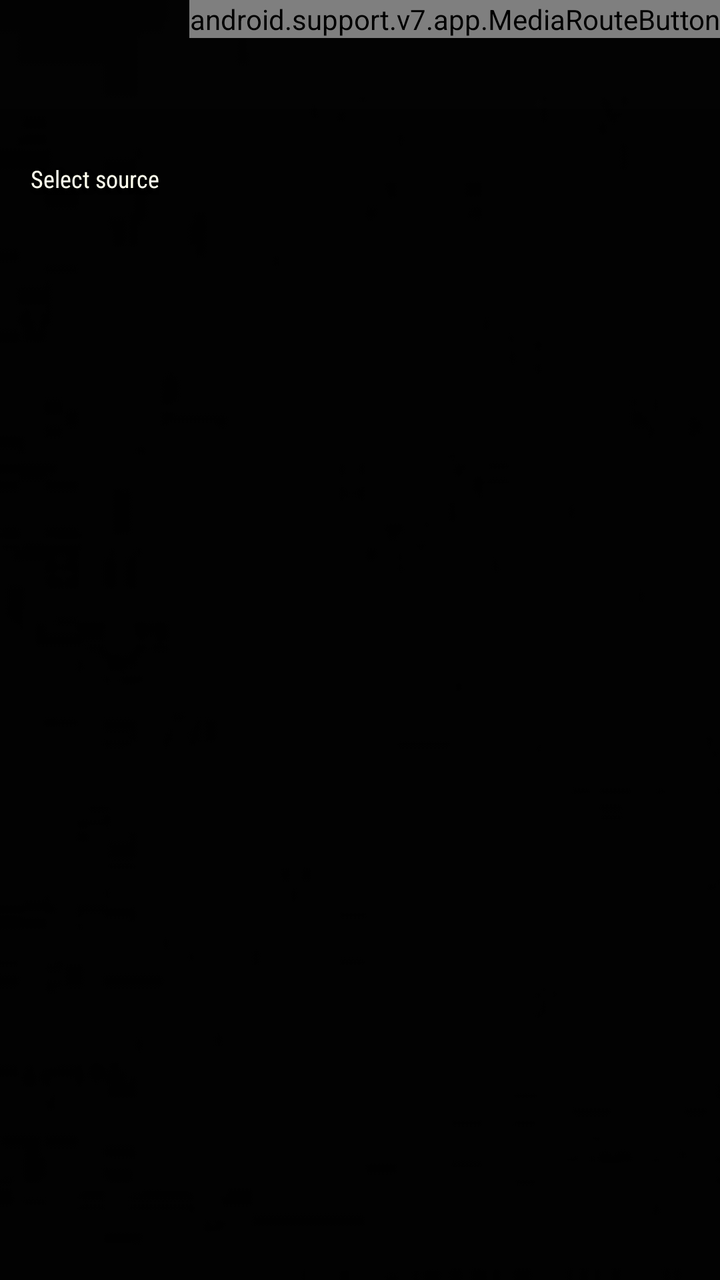
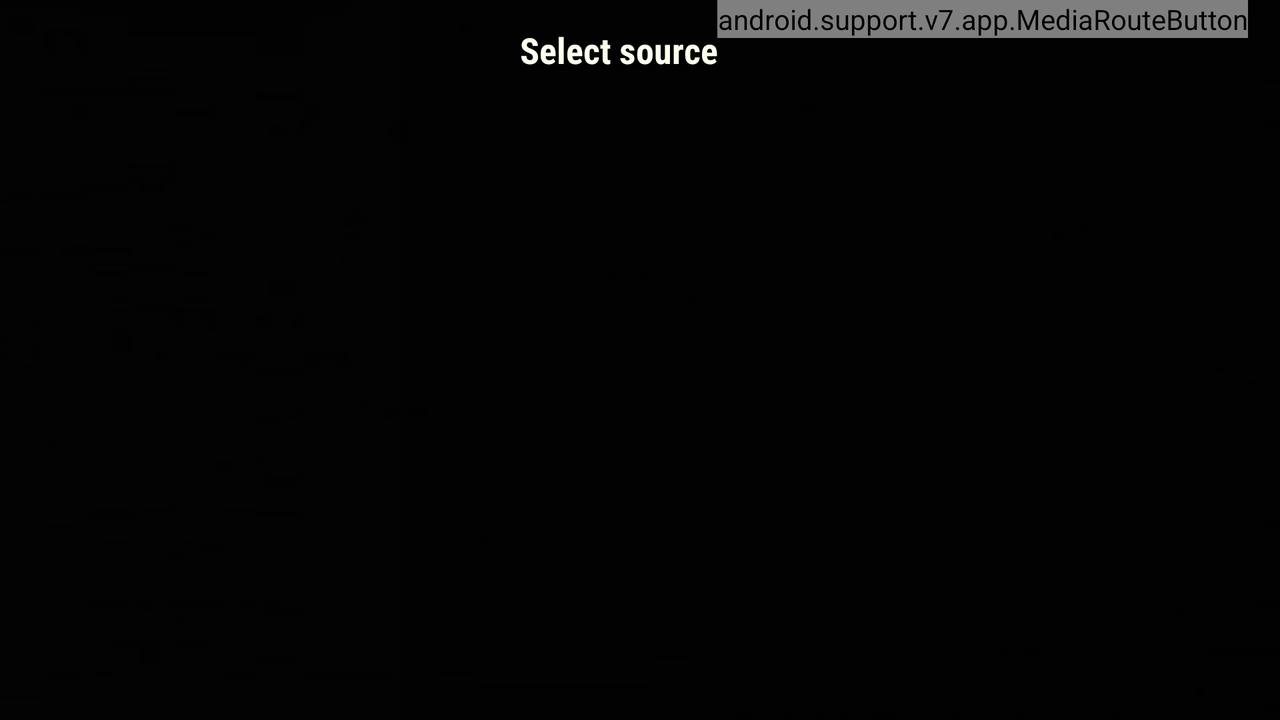

The same Android screen from two of the app's own layout files: first res/layout/ as a phone draws it, then the repository's variant for another configuration, drawn on a device whose configuration selects that folder. Both files follow.
<!-- AndroidManifest.xml: application theme AppTheme -->
<!-- res/layout/activity_source_list.xml -->
<?xml version="1.0" encoding="utf-8"?>
<RelativeLayout android:id="@id/activity_source_list" android:layout_width="fill_parent" android:layout_height="fill_parent"
  xmlns:android="http://schemas.android.com/apk/res/android" xmlns:app="http://schemas.android.com/apk/res-auto">
    <ImageView android:id="@id/backdropImage" android:layout_width="fill_parent" android:layout_height="fill_parent" android:src="@drawable/poster" android:scaleType="centerCrop" />
    <View android:id="@id/overlay" android:background="@color/gray_overlay" android:layout_width="fill_parent" android:layout_height="fill_parent" />
    <RelativeLayout android:layout_width="fill_parent" android:layout_height="fill_parent" android:layout_above="@id/castMiniController">
        <RelativeLayout android:id="@id/media_info_panel" android:padding="10.0dip" android:layout_width="fill_parent" android:layout_height="wrap_content" android:layout_below="@id/breadcrumb" android:layout_alignParentTop="true" android:layout_alignParentStart="true">
            <TextView android:id="@id/movie_name" android:layout_marginBottom="5.0dip" style="@style/MediaTitleText" />
            <RelativeLayout android:gravity="start" android:layout_gravity="start" android:orientation="horizontal" android:id="@id/media_poster_container" android:layout_width="wrap_content" android:layout_height="wrap_content" android:layout_marginBottom="5.0dip" android:layout_below="@id/movie_name">
                <ImageView android:id="@id/movie_poster" android:visibility="gone" style="@style/MovieSources_Poster" />
                <ImageView android:id="@id/show_poster" android:visibility="gone" style="@style/ShowSources_Poster" />
                <RelativeLayout android:id="@id/rating_container" android:visibility="gone" android:layout_width="@dimen/rate_star_height" android:layout_height="@dimen/rate_star_height" android:layout_alignParentTop="true">
                    <ImageView android:paddingBottom="5.0dip" android:layout_width="fill_parent" android:layout_height="@dimen/rate_star_height" android:src="@drawable/star_icon" android:scaleType="fitXY" />
                    <TextView android:textSize="@dimen/rate_star_textsize" android:textStyle="bold" android:textColor="#ff111111" android:gravity="center" android:id="@id/rating" android:layout_width="fill_parent" android:layout_height="fill_parent" android:fontFamily="sans-serif" />
                </RelativeLayout>
            </RelativeLayout>
            <LinearLayout android:orientation="vertical" android:id="@id/media_info_container" android:layout_width="wrap_content" android:layout_height="wrap_content" android:layout_below="@id/movie_name" android:layout_alignBottom="@id/media_poster_container" android:layout_marginStart="5.0dip" android:layout_toEndOf="@id/media_poster_container" android:layout_alignParentEnd="true">
                <TextView android:textStyle="bold" android:id="@id/episode_name" android:visibility="gone" android:layout_marginBottom="5.0dip" style="@style/MediaOverviewText" />
                <ScrollView android:layout_width="fill_parent" android:layout_height="wrap_content">
                    <TextView android:id="@id/movie_synopsis" android:scrollbars="vertical" style="@style/MediaOverviewText" />
                </ScrollView>
            </LinearLayout>
        </RelativeLayout>
        <LinearLayout android:orientation="vertical" android:id="@id/source_list_container" android:background="#66000000" android:layout_width="fill_parent" android:layout_height="wrap_content" android:layout_below="@id/media_info_panel" android:layout_alignParentBottom="true" android:layout_alignParentStart="true" android:layout_alignParentEnd="true">
            <RelativeLayout android:layout_gravity="end|center" android:padding="10.0dip" android:layout_width="fill_parent" android:layout_height="70.0dip">
                <LinearLayout android:gravity="start|center" android:layout_gravity="center" android:orientation="horizontal" android:id="@id/upperloading" android:visibility="gone" android:layout_width="wrap_content" android:layout_height="fill_parent" android:layout_alignParentTop="true" android:layout_alignParentBottom="true" android:layout_toStartOf="@id/sourcesTitle" android:layout_alignParentStart="true">
                    <io.netopen.hotbitmapgg.library.view.RingProgressBar android:id="@id/upper_loading_progress" android:layout_width="30.0dip" android:layout_height="30.0dip" app:max="60" app:ringColor="@color/black_overlay_text_color" app:ringProgressColor="@color/colorAccent" app:ringWidth="3.0dip" app:style="STROKE" app:textColor="@color/black_overlay_text_color" app:textIsShow="false" app:textSize="12.0sp" />
                    <TextView android:textSize="@dimen/media_info_overview_size" android:textStyle="normal" android:gravity="start|center" android:id="@id/upper_loading_message" android:layout_width="wrap_content" android:layout_marginStart="5.0dip" style="@style/MediaOverviewText" />
                </LinearLayout>
                <ImageButton android:id="@id/sortSources" android:background="@drawable/button_selector" android:visibility="gone" android:layout_width="40.0dip" android:layout_height="40.0dip" android:src="@drawable/ic_sort_white_36dp" android:scaleType="centerInside" android:layout_centerVertical="true" android:onClick="sortSources" android:layout_marginStart="5.0dip" android:layout_alignParentEnd="true" />
                <TextView android:gravity="end|center" android:id="@id/sourcesTitle" android:layout_width="wrap_content" android:layout_height="fill_parent" android:text="@string/select_source" android:layout_alignParentTop="true" android:layout_alignParentBottom="true" android:layout_marginStart="5.0dip" android:layout_toStartOf="@id/sortSources" style="@style/MediaOverviewText" />
            </RelativeLayout>
            <LinearLayout android:gravity="center" android:layout_gravity="center" android:orientation="vertical" android:id="@id/fetchProgress" android:visibility="gone" android:layout_width="fill_parent" android:layout_height="fill_parent">
                <ProgressBar android:id="@id/fetchProgressBar" android:layout_width="50.0dip" android:layout_height="50.0dip" android:layout_marginBottom="10.0dip" />
                <TextView android:textSize="@dimen/media_info_overview_size" android:textStyle="normal" android:gravity="center_horizontal" android:id="@id/task_name" style="@style/MediaOverviewText" />
            </LinearLayout>
            <LinearLayout android:gravity="center" android:layout_gravity="center" android:orientation="vertical" android:id="@id/error_notification" android:padding="5.0dip" android:visibility="gone" android:layout_width="fill_parent" android:layout_height="fill_parent">
                <ImageView android:id="@id/error_icon" android:layout_width="35.0dip" android:layout_height="35.0dip" android:layout_marginBottom="5.0dip" android:src="@drawable/error_icon" />
                <TextView android:textSize="@dimen/media_info_overview_size" android:textStyle="normal" android:gravity="center" android:id="@id/error_message" android:layout_width="fill_parent" android:layout_height="wrap_content" />
                <LinearLayout android:orientation="horizontal" android:layout_width="wrap_content" android:layout_height="wrap_content" android:layout_marginTop="5.0dip">
                    <Button android:id="@id/continue_button" android:visibility="gone" android:layout_width="wrap_content" android:layout_height="wrap_content" android:layout_marginEnd="5.0dip" style="@style/OutlineButton" />
                    <Button android:id="@id/retry_button" android:visibility="gone" android:layout_width="wrap_content" android:layout_height="wrap_content" android:layout_marginStart="5.0dip" style="@style/OutlineButton" />
                </LinearLayout>
            </LinearLayout>
            <ExpandableListView android:id="@id/sourceList" android:visibility="gone" android:scrollbars="vertical" android:layout_width="fill_parent" android:layout_height="fill_parent" android:listSelector="@drawable/button_selector_fixed" android:divider="@null" android:dividerHeight="5.0dip" />
        </LinearLayout>
        <include android:id="@id/downloadBarButton" android:layout_width="48.0dip" android:layout_height="48.0dip" android:layout_alignParentTop="true" android:layout_toStartOf="@id/media_route_button" layout="@layout/downloads_button" />
        <android.support.v7.app.MediaRouteButton android:id="@id/media_route_button" android:background="@drawable/button_selector" android:layout_width="wrap_content" android:layout_height="wrap_content" android:layout_alignParentTop="true" android:layout_alignParentEnd="true" />
    </RelativeLayout>
    <ViewStub android:id="@id/cast_minicontroller" android:layout="@layout/cast_controller" android:layout_width="fill_parent" android:layout_height="wrap_content" android:layout_alignParentBottom="true" />
</RelativeLayout>
<!-- res/layout/downloads_button.xml (included above) -->
<?xml version="1.0" encoding="utf-8"?>
<RelativeLayout android:background="@drawable/button_selector" android:padding="5.0dip" android:focusable="true" android:visibility="gone" android:clickable="true" android:layout_width="48.0dip" android:layout_height="48.0dip"
  xmlns:android="http://schemas.android.com/apk/res/android">
    <ImageView android:id="@id/downloadImg" android:layout_width="48.0dip" android:layout_height="48.0dip" android:src="@drawable/downloads_icon" android:scaleType="centerInside" android:adjustViewBounds="false" />
    <TextView android:textSize="12.0sp" android:textStyle="bold" android:gravity="center" android:id="@id/downloadBadge" android:background="@drawable/badge_circle" android:visibility="gone" android:layout_width="wrap_content" android:layout_height="wrap_content" android:layout_alignTop="@id/downloadImg" android:layout_alignEnd="@id/downloadImg" />
</RelativeLayout>
<!-- res/layout/cast_controller.xml (included above) -->
<?xml version="1.0" encoding="utf-8"?>
<fragment android:id="@id/castMiniController" android:visibility="gone" android:layout_width="fill_parent" android:layout_height="wrap_content" class="com.google.android.gms.cast.framework.media.widget.MiniControllerFragment"
  xmlns:android="http://schemas.android.com/apk/res/android" />
<!-- resources referenced by this layout -->
<resources>
  <color name="black_overlay_text_color">#ffffffee</color>
  <color name="colorAccent">#ff4db6f2</color>
  <color name="gray_overlay">#88000000</color>
  <dimen name="media_info_overview_size">12.0sp</dimen>
  <dimen name="rate_star_height">25.0dip</dimen>
  <dimen name="rate_star_textsize">8.0sp</dimen>
  <string name="select_source">Select source</string>
  <color name="colorAccent2">#d74db6ac</color>
  <dimen name="media_info_title_size">18.0sp</dimen>
  <style name="DialogStyle" parent="@style/Theme.AppCompat.Dialog.Alert" />
  <color name="colorPrimary">#ffcfd8db</color>
  <style name="Theme.AppCompat" parent="@style/Base.Theme.AppCompat" />
  <style name="Theme.AppCompat.Dialog.Alert" parent="@style/Base.Theme.AppCompat.Dialog.Alert" />
  <style name="TextAppearance.AppCompat.Caption" parent="@style/Base.TextAppearance.AppCompat.Caption" />
  <style name="TextAppearance.AppCompat.Subhead" parent="@style/Base.TextAppearance.AppCompat.Subhead" />
  <style name="TextAppearance.CastMiniController.Subtitle" parent="@android:style/TextAppearance.Small" />
  <style name="TextAppearance.CastMiniController.Title" parent="@android:style/TextAppearance.Medium" />
  <item type="dimen" name="abc_dialog_min_width_major">65.0%</item>
  <item type="dimen" name="abc_dialog_min_width_minor">94.99999%</item>
  <color name="foreground_material_dark">@android:color/white</color>
  <color name="background_material_dark">@color/material_grey_850</color>
  <color name="highlighted_text_material_dark">#6680cbc4</color>
  <color name="foreground_material_light">@android:color/black</color>
  <color name="background_floating_material_dark">@color/material_grey_800</color>
  <color name="button_material_dark">#ff5a595b</color>
  <color name="ripple_material_dark">#33ffffff</color>
  <color name="material_grey_850">#ff303030</color>
  <color name="material_grey_800">#ff424242</color>
  <string name="abc_search_hint">Search…</string>
  <!-- from res/values-v21/ -->
  <style name="Platform.AppCompat" parent="@style/Platform.V21.AppCompat" />
  <dimen name="abc_action_bar_default_height_material">56.0dip</dimen>
  <style name="Widget.AppCompat.ActionBar.Solid" parent="@style/Base.Widget.AppCompat.ActionBar.Solid" />
  <style name="Widget.AppCompat.ActionBar.TabBar" parent="@style/Base.Widget.AppCompat.ActionBar.TabBar" />
  <style name="Widget.AppCompat.ActionBar.TabView" parent="@style/Base.Widget.AppCompat.ActionBar.TabView" />
  <style name="Widget.AppCompat.ActionBar.TabText" parent="@style/Base.Widget.AppCompat.ActionBar.TabText" />
  <style name="ThemeOverlay.AppCompat.ActionBar" parent="@style/Base.ThemeOverlay.AppCompat.ActionBar" />
  <style name="Widget.AppCompat.ActionButton" parent="@style/Base.Widget.AppCompat.ActionButton" />
  <style name="Widget.AppCompat.ActionMode" parent="@style/Base.Widget.AppCompat.ActionMode" />
  <style name="AlertDialog.AppCompat" parent="@style/Base.AlertDialog.AppCompat" />
  <style name="Widget.AppCompat.Button.Borderless" parent="@style/Base.Widget.AppCompat.Button.Borderless" />
  <style name="Widget.AppCompat.ButtonBar" parent="@style/Base.Widget.AppCompat.ButtonBar" />
  <style name="Widget.AppCompat.Button" parent="@style/Base.Widget.AppCompat.Button" />
  <style name="Widget.AppCompat.Button.Small" parent="@style/Base.Widget.AppCompat.Button.Small" />
  <color name="accent_material_dark">@color/material_deep_teal_200</color>
  <color name="error_color_material">#fff4511e</color>
  <color name="primary_material_dark">@color/material_grey_900</color>
  <color name="primary_dark_material_dark">@android:color/black</color>
  <dimen name="abc_dialog_padding_material">24.0dip</dimen>
  <style name="ThemeOverlay.AppCompat.Dialog" parent="@style/Base.ThemeOverlay.AppCompat.Dialog" />
  <style name="Widget.AppCompat.EditText" parent="@style/Base.Widget.AppCompat.EditText" />
  <style name="Widget.AppCompat.ImageButton" parent="@style/Base.Widget.AppCompat.ImageButton" />
</resources>
<!-- res/layout-land/activity_source_list.xml (the repository's variant of the layout above) -->
<!-- drawn on the phone turned sideways -->
<?xml version="1.0" encoding="utf-8"?>
<RelativeLayout android:id="@id/activity_source_list" android:layout_width="fill_parent" android:layout_height="fill_parent"
  xmlns:android="http://schemas.android.com/apk/res/android" xmlns:app="http://schemas.android.com/apk/res-auto">
    <ImageView android:id="@id/backdropImage" android:layout_width="fill_parent" android:layout_height="fill_parent" android:src="@drawable/fanart" android:scaleType="centerCrop" />
    <View android:id="@id/overlay" android:background="@color/gray_overlay" android:layout_width="fill_parent" android:layout_height="fill_parent" />
    <RelativeLayout android:layout_width="fill_parent" android:layout_height="fill_parent" android:layout_above="@id/castMiniController">
        <LinearLayout android:orientation="vertical" android:id="@id/media_info_panel" android:padding="10.0dip" android:layout_width="@dimen/media_info_panel_width" android:layout_height="wrap_content">
            <TextView android:id="@id/movie_name" android:layout_marginBottom="10.0dip" style="@style/MediaTitleText" />
            <RelativeLayout android:gravity="center_horizontal" android:layout_gravity="center_horizontal" android:orientation="vertical" android:id="@id/media_poster_container" android:layout_width="fill_parent" android:layout_height="wrap_content" android:layout_marginBottom="10.0dip">
                <ImageView android:id="@id/movie_poster" android:visibility="gone" style="@style/MovieSources_Poster" />
                <ImageView android:id="@id/show_poster" android:visibility="gone" style="@style/ShowSources_Poster" />
                <RelativeLayout android:id="@id/rating_container" android:visibility="gone" android:layout_width="@dimen/rate_star_height" android:layout_height="@dimen/rate_star_height" android:layout_alignParentTop="true">
                    <ImageView android:paddingBottom="5.0dip" android:layout_width="fill_parent" android:layout_height="@dimen/rate_star_height" android:src="@drawable/star_icon" android:scaleType="fitXY" />
                    <TextView android:textSize="@dimen/rate_star_textsize" android:textStyle="bold" android:textColor="#ff111111" android:gravity="center" android:id="@id/rating" android:layout_width="fill_parent" android:layout_height="fill_parent" android:fontFamily="sans-serif" />
                </RelativeLayout>
            </RelativeLayout>
            <LinearLayout android:orientation="vertical" android:id="@id/media_info_container" android:layout_width="wrap_content" android:layout_height="wrap_content">
                <TextView android:id="@id/episode_name" android:visibility="gone" android:layout_marginBottom="10.0dip" style="@style/MediaTitleText" />
                <TextView android:id="@id/movie_synopsis" android:scrollbars="vertical" style="@style/MediaOverviewText" />
            </LinearLayout>
        </LinearLayout>
        <LinearLayout android:orientation="vertical" android:id="@id/source_list_container" android:background="#66000000" android:layout_width="wrap_content" android:layout_height="wrap_content" android:layout_alignParentTop="true" android:layout_alignParentBottom="true" android:paddingStart="@dimen/activity_vertical_margin" android:paddingEnd="@dimen/activity_vertical_margin" android:layout_toEndOf="@id/media_info_panel" android:layout_alignParentEnd="true">
            <RelativeLayout android:layout_gravity="end|center" android:layout_width="fill_parent" android:layout_height="50.0dip">
                <LinearLayout android:gravity="start|center" android:layout_gravity="center" android:orientation="horizontal" android:id="@id/upperloading" android:visibility="gone" android:layout_width="wrap_content" android:layout_height="fill_parent" android:layout_alignParentTop="true" android:layout_alignParentBottom="true" android:layout_toStartOf="@id/sourcesTitle" android:layout_alignParentStart="true">
                    <io.netopen.hotbitmapgg.library.view.RingProgressBar android:id="@id/upper_loading_progress" android:layout_width="35.0dip" android:layout_height="35.0dip" app:max="60" app:ringColor="@color/black_overlay_text_color" app:ringProgressColor="@color/colorAccent" app:ringWidth="6.0dip" app:style="STROKE" app:textColor="@color/black_overlay_text_color" app:textIsShow="false" app:textSize="12.0sp" />
                    <TextView android:textSize="@dimen/media_info_overview_size" android:textStyle="normal" android:gravity="start|center" android:id="@id/upper_loading_message" android:layout_width="wrap_content" android:layout_marginStart="10.0dip" style="@style/MediaOverviewText" />
                </LinearLayout>
                <TextView android:gravity="end|center" android:id="@id/sourcesTitle" android:layout_width="wrap_content" android:layout_height="fill_parent" android:text="@string/select_source" android:layout_alignParentTop="true" android:layout_alignParentBottom="true" android:layout_toStartOf="@id/sortSources" style="@style/MediaTitleText" />
                <ImageButton android:id="@id/sortSources" android:background="@drawable/button_selector" android:visibility="gone" android:layout_width="50.0dip" android:layout_height="50.0dip" android:src="@drawable/ic_sort_white_36dp" android:scaleType="centerInside" android:layout_centerVertical="true" android:onClick="sortSources" android:layout_marginStart="5.0dip" android:layout_marginEnd="5.0dip" android:layout_toStartOf="@id/downloadBarButton" />
                <include android:id="@id/downloadBarButton" android:layout_width="48.0dip" android:layout_height="48.0dip" android:layout_alignParentTop="true" android:layout_toStartOf="@id/media_route_button" layout="@layout/downloads_button" />
                <android.support.v7.app.MediaRouteButton android:id="@id/media_route_button" android:background="@drawable/button_selector" android:layout_width="wrap_content" android:layout_height="wrap_content" android:layout_alignParentTop="true" android:layout_alignParentEnd="true" />
            </RelativeLayout>
            <LinearLayout android:gravity="center" android:layout_gravity="center" android:orientation="vertical" android:id="@id/fetchProgress" android:visibility="gone" android:layout_width="fill_parent" android:layout_height="fill_parent">
                <ProgressBar android:id="@id/fetchProgressBar" android:layout_width="50.0dip" android:layout_height="50.0dip" android:layout_marginBottom="10.0dip" />
                <TextView android:textSize="@dimen/media_info_overview_size" android:textStyle="normal" android:gravity="center_horizontal" android:id="@id/task_name" style="@style/MediaOverviewText" />
            </LinearLayout>
            <LinearLayout android:gravity="center" android:layout_gravity="center" android:orientation="vertical" android:id="@id/error_notification" android:padding="5.0dip" android:visibility="gone" android:layout_width="fill_parent" android:layout_height="fill_parent">
                <ImageView android:id="@id/error_icon" android:layout_width="35.0dip" android:layout_height="35.0dip" android:layout_marginBottom="5.0dip" android:src="@drawable/error_icon" />
                <TextView android:textSize="@dimen/media_info_overview_size" android:textStyle="normal" android:gravity="center" android:id="@id/error_message" android:layout_width="fill_parent" android:layout_height="wrap_content" />
                <LinearLayout android:orientation="horizontal" android:layout_width="wrap_content" android:layout_height="wrap_content" android:layout_marginTop="5.0dip">
                    <Button android:id="@id/continue_button" android:visibility="gone" android:layout_width="wrap_content" android:layout_height="wrap_content" android:layout_marginEnd="5.0dip" style="@style/OutlineButton" />
                    <Button android:id="@id/retry_button" android:visibility="gone" android:layout_width="wrap_content" android:layout_height="wrap_content" android:layout_marginStart="5.0dip" style="@style/OutlineButton" />
                </LinearLayout>
            </LinearLayout>
            <ExpandableListView android:id="@id/sourceList" android:visibility="gone" android:scrollbars="none" android:layout_width="fill_parent" android:layout_height="fill_parent" android:listSelector="@drawable/button_selector_fixed" android:divider="@null" android:dividerHeight="5.0dip" />
        </LinearLayout>
    </RelativeLayout>
    <ViewStub android:id="@id/cast_minicontroller" android:layout="@layout/cast_controller" android:layout_width="fill_parent" android:layout_height="wrap_content" android:layout_alignParentBottom="true" />
</RelativeLayout>
<!-- resources referenced by the variant -->
<!-- as the phone turned sideways resolves them -->
<resources>
  <color name="black_overlay_text_color">#ffffffee</color>
  <color name="colorAccent">#ff4db6f2</color>
  <color name="gray_overlay">#88000000</color>
  <dimen name="activity_vertical_margin">16.0dip</dimen>
  <dimen name="media_info_overview_size">12.0sp</dimen>
  <dimen name="media_info_panel_width">200.0dip</dimen>
  <dimen name="rate_star_height">25.0dip</dimen>
  <dimen name="rate_star_textsize">8.0sp</dimen>
  <string name="select_source">Select source</string>
  <color name="colorAccent2">#d74db6ac</color>
  <dimen name="media_info_title_size">18.0sp</dimen>
  <style name="DialogStyle" parent="@style/Theme.AppCompat.Dialog.Alert" />
  <color name="colorPrimary">#ffcfd8db</color>
  <style name="Theme.AppCompat" parent="@style/Base.Theme.AppCompat" />
  <style name="Theme.AppCompat.Dialog.Alert" parent="@style/Base.Theme.AppCompat.Dialog.Alert" />
  <style name="TextAppearance.AppCompat.Caption" parent="@style/Base.TextAppearance.AppCompat.Caption" />
  <style name="TextAppearance.AppCompat.Subhead" parent="@style/Base.TextAppearance.AppCompat.Subhead" />
  <style name="TextAppearance.CastMiniController.Subtitle" parent="@android:style/TextAppearance.Small" />
  <style name="TextAppearance.CastMiniController.Title" parent="@android:style/TextAppearance.Medium" />
  <item type="dimen" name="abc_dialog_min_width_major">65.0%</item>
  <item type="dimen" name="abc_dialog_min_width_minor">94.99999%</item>
  <color name="foreground_material_dark">@android:color/white</color>
  <color name="background_material_dark">@color/material_grey_850</color>
  <color name="highlighted_text_material_dark">#6680cbc4</color>
  <color name="foreground_material_light">@android:color/black</color>
  <color name="background_floating_material_dark">@color/material_grey_800</color>
  <color name="button_material_dark">#ff5a595b</color>
  <color name="ripple_material_dark">#33ffffff</color>
  <color name="material_grey_850">#ff303030</color>
  <color name="material_grey_800">#ff424242</color>
  <string name="abc_search_hint">Search…</string>
  <!-- from res/values-v21/ -->
  <style name="Platform.AppCompat" parent="@style/Platform.V21.AppCompat" />
  <dimen name="abc_action_bar_default_height_material">56.0dip</dimen>
  <style name="Widget.AppCompat.ActionBar.Solid" parent="@style/Base.Widget.AppCompat.ActionBar.Solid" />
  <style name="Widget.AppCompat.ActionBar.TabBar" parent="@style/Base.Widget.AppCompat.ActionBar.TabBar" />
  <style name="Widget.AppCompat.ActionBar.TabView" parent="@style/Base.Widget.AppCompat.ActionBar.TabView" />
  <style name="Widget.AppCompat.ActionBar.TabText" parent="@style/Base.Widget.AppCompat.ActionBar.TabText" />
  <style name="ThemeOverlay.AppCompat.ActionBar" parent="@style/Base.ThemeOverlay.AppCompat.ActionBar" />
  <style name="Widget.AppCompat.ActionButton" parent="@style/Base.Widget.AppCompat.ActionButton" />
  <style name="Widget.AppCompat.ActionMode" parent="@style/Base.Widget.AppCompat.ActionMode" />
  <style name="AlertDialog.AppCompat" parent="@style/Base.AlertDialog.AppCompat" />
  <style name="Widget.AppCompat.Button.Borderless" parent="@style/Base.Widget.AppCompat.Button.Borderless" />
  <style name="Widget.AppCompat.ButtonBar" parent="@style/Base.Widget.AppCompat.ButtonBar" />
  <style name="Widget.AppCompat.Button" parent="@style/Base.Widget.AppCompat.Button" />
  <style name="Widget.AppCompat.Button.Small" parent="@style/Base.Widget.AppCompat.Button.Small" />
  <color name="accent_material_dark">@color/material_deep_teal_200</color>
  <color name="error_color_material">#fff4511e</color>
  <color name="primary_material_dark">@color/material_grey_900</color>
  <color name="primary_dark_material_dark">@android:color/black</color>
  <dimen name="abc_dialog_padding_material">24.0dip</dimen>
  <style name="ThemeOverlay.AppCompat.Dialog" parent="@style/Base.ThemeOverlay.AppCompat.Dialog" />
  <style name="Widget.AppCompat.EditText" parent="@style/Base.Widget.AppCompat.EditText" />
</resources>
